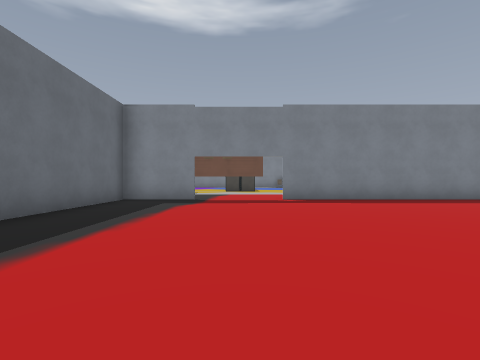
[1] (above)

24 first-person views from a walk through a Godot game level. The camera is 1.3 m above the floor, looks level and sees 85° across. The floor is counted in squares, 2.4 m on a side. Each view is taken from the middle of a square. On the plan, view 1 faces up. The plan holds only what a view shows up to about 9 squares ahead; the rest is blank. Some surface patterns are stand-ins.

[2]
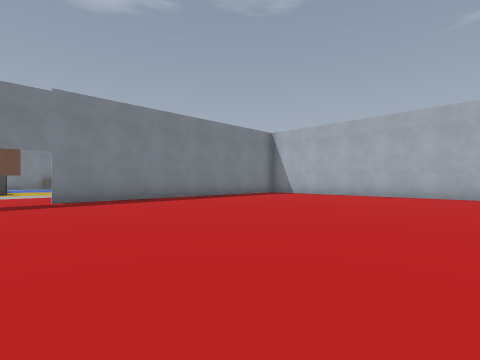

[3]
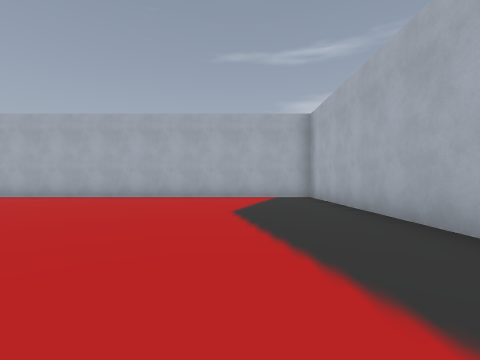

[4]
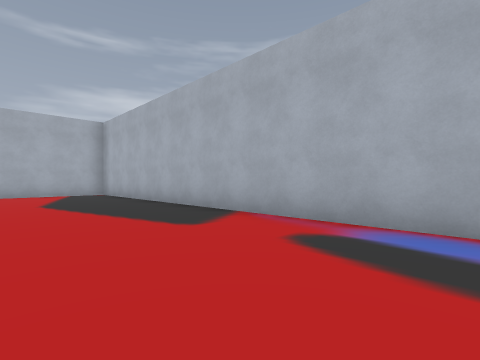

[5]
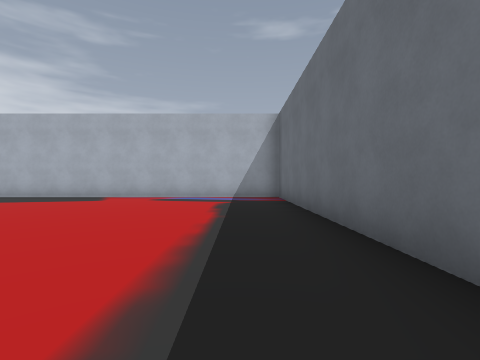

[6]
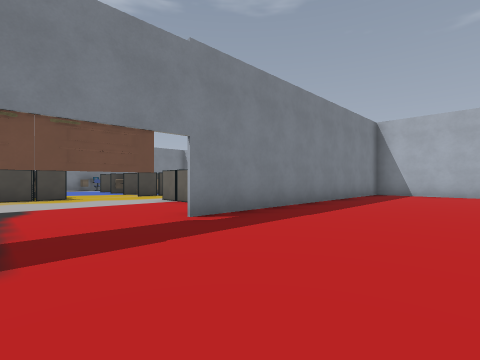

[7]
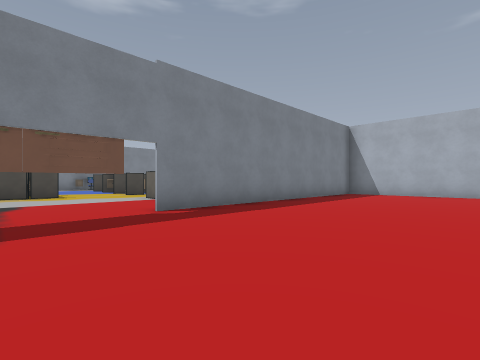

[8]
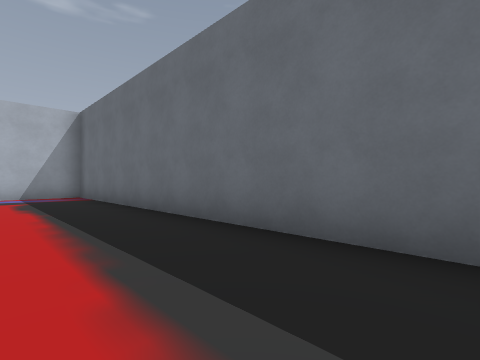

[9]
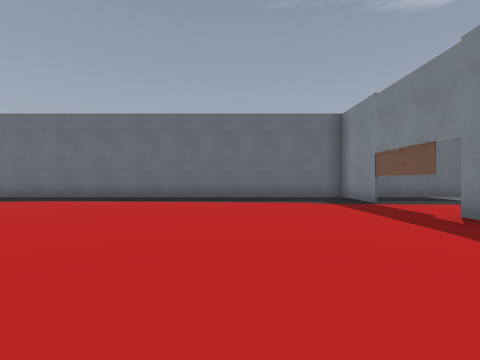

[10]
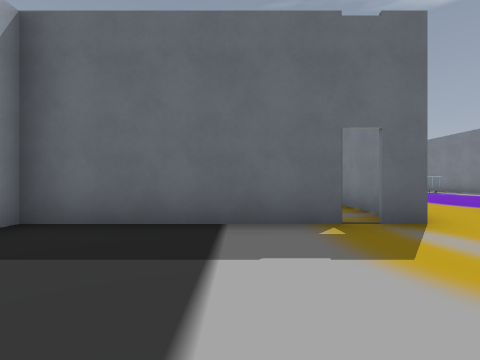

[11]
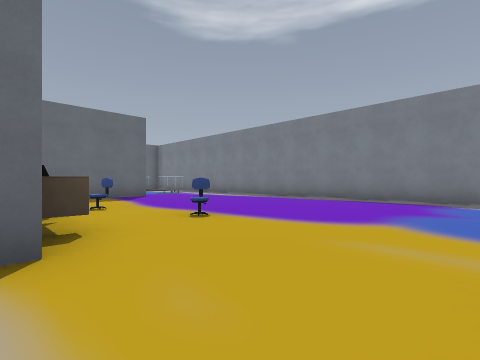

[12]
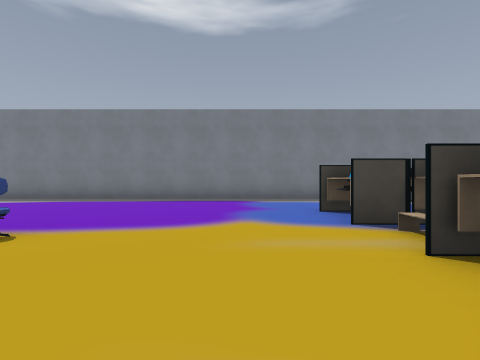

[13]
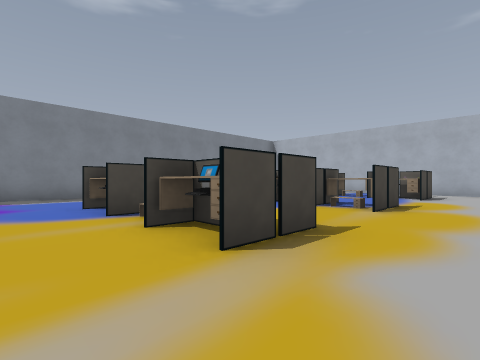

[14]
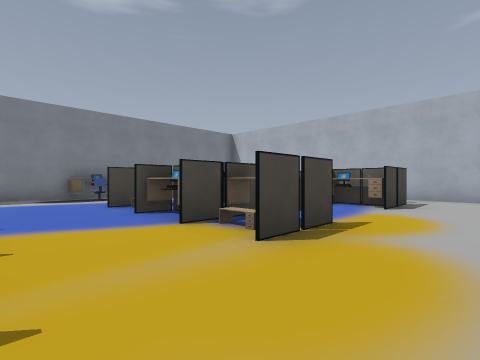

[15]
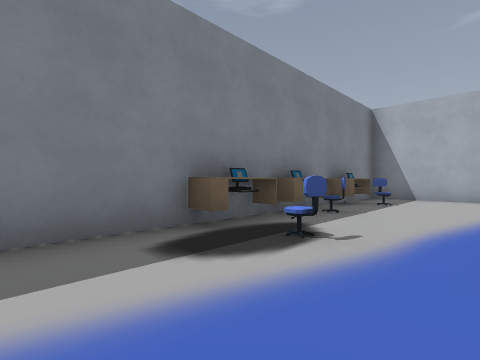

[16]
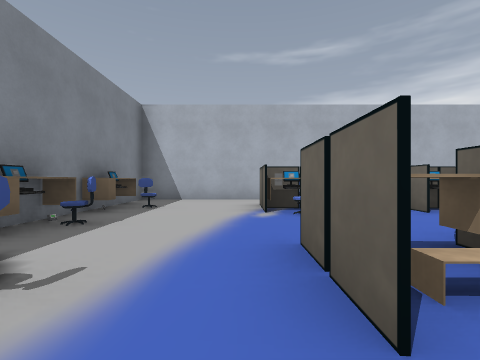

[17]
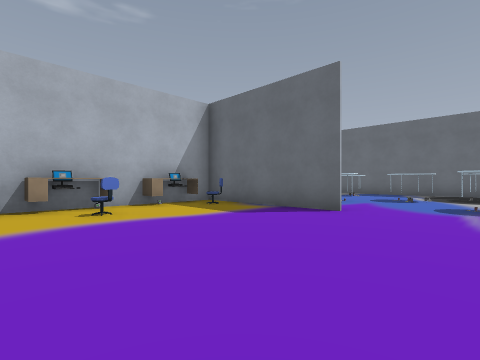

[18]
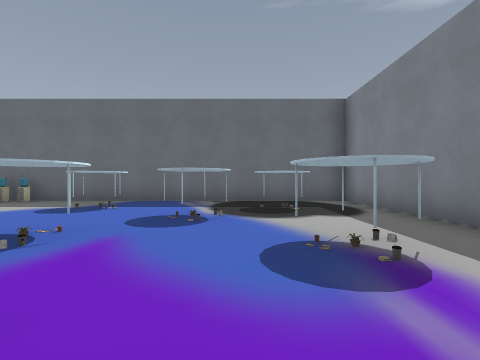

[19]
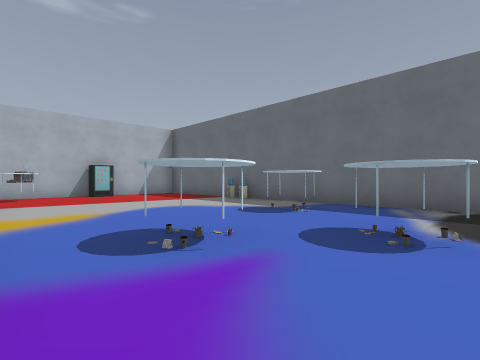

[20]
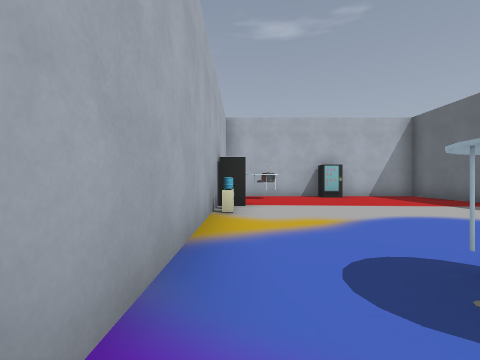

[21]
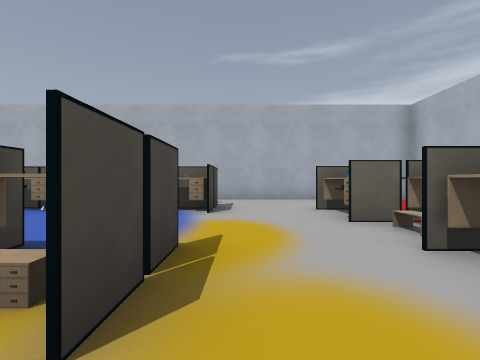

[22]
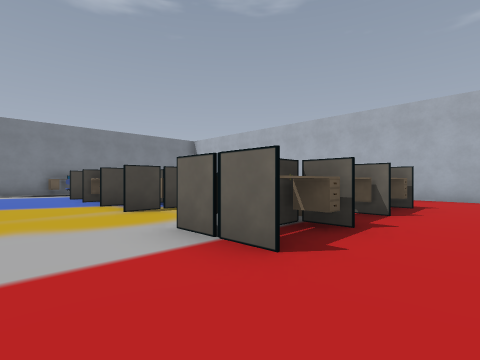

[23]
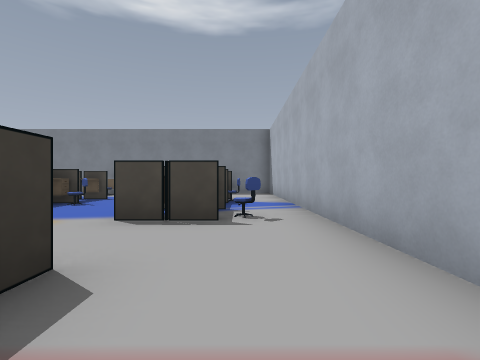

[24]
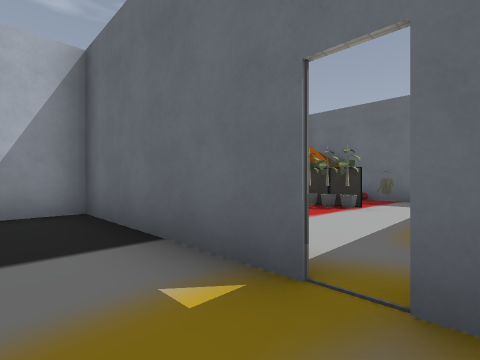

### Floor plan
Key: @ floor where view 1 was taken; # wall or solid block; . floor; T thing the floor can be seen under or through; C computer; H chair; E desk; A table; N tent; O other object.
Columns run from 16 left of view 1 to 10 right of it. Each row starts with its distance up from view 1.
 20 #####  ############CCC#####
 19 #.....  ...........E.EHEH.#
 18 #.A..A.............H......#
 17 #.........................#
 16 #..A...#........EO. E.OCO.#
 15 #...AA.#........EO.OEH.O..#
 14 #.A....#..H.H...#..E ..C..#
 13 #.....OEOECOE...EC.#E..EH.#
 12 #O....O#######............#
 11 #O....O .....#............#
 10 #.....#O #.. #.....E#EEO..#
  9 #....AAN #    ............#
  8 #....AANN     ............#
  7 #######     ##TTT.#########
  6             #.............#
  5             #.............#
  4             #.............#
  3             #.............#
  2             #.............#
  1             #.............#
  0             #...@.........#
 -1             #.............#
 -2             #.............#
 -3             #.............#
 -4             #.............#
 -5             #.............#
 -6             ###############

Where each view was taken, in squares from view 1:
view 1: 0 up, 0 right, facing up
view 2: 0 up, 0 right, facing up-right
view 3: 3 down, 1 right, facing right
view 4: 2 down, 1 left, facing down-right
view 5: 3 up, 2 left, facing down
view 6: 4 up, 1 left, facing up-right
view 7: 3 up, 1 left, facing up-right
view 8: 4 up, 1 left, facing down-left
view 9: 4 up, 5 right, facing left
view 10: 10 up, 0 right, facing left
view 11: 12 up, 1 left, facing up-left
view 12: 12 up, 2 left, facing up
view 13: 11 up, 2 left, facing up-right
view 14: 11 up, 1 right, facing up-right
view 15: 17 up, 1 right, facing up-right
view 16: 17 up, 2 right, facing right
view 17: 18 up, 5 left, facing down-left
view 18: 17 up, 9 left, facing left
view 19: 17 up, 10 left, facing down-left
view 20: 16 up, 10 left, facing down
view 21: 12 up, 2 right, facing right
view 22: 8 up, 1 right, facing up-right
view 23: 9 up, 8 right, facing up
view 24: 12 up, 2 left, facing down-left
